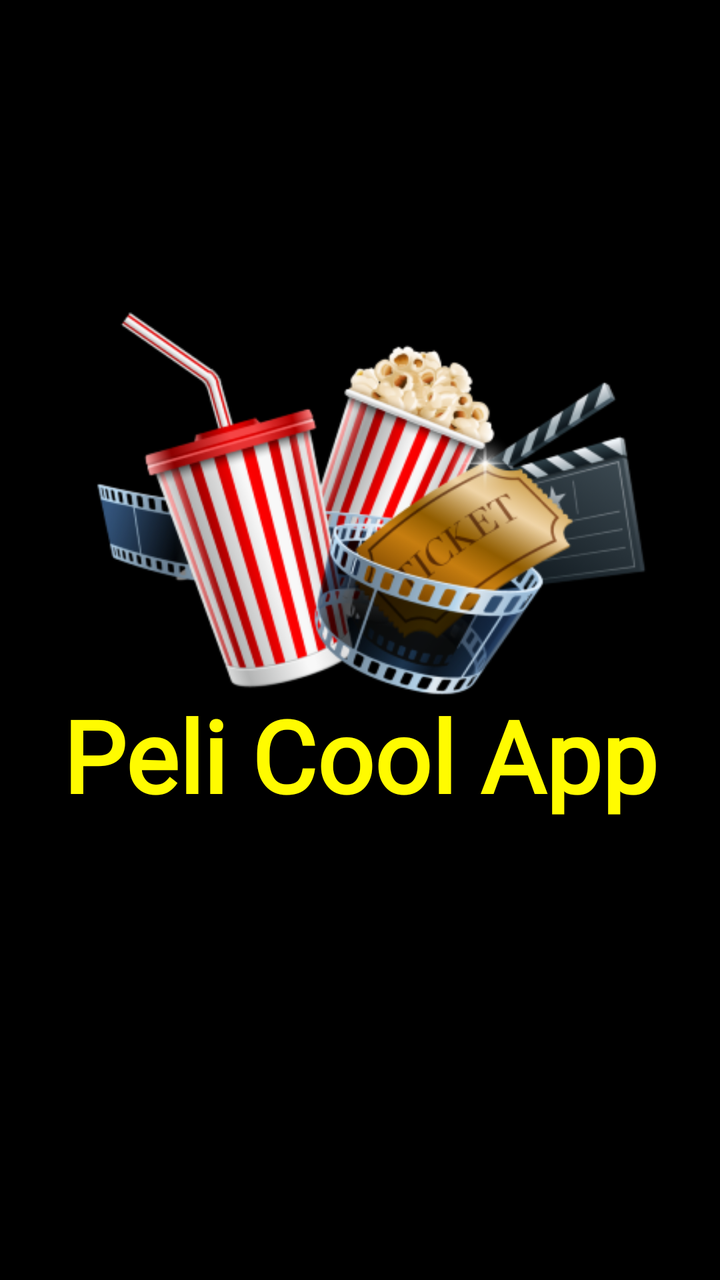
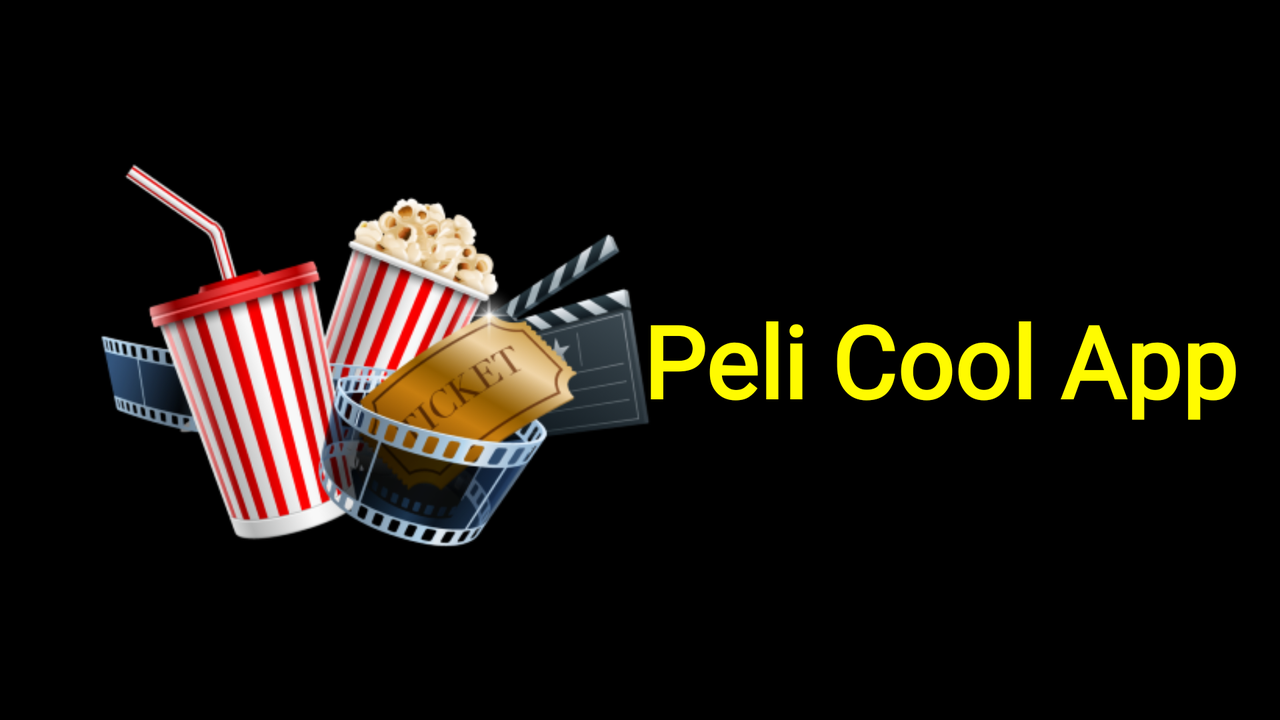

An Android layout and its configuration variant, each rendered on a device that would load it. The default file and the variant file are quoted in full after the pictures.
<!-- AndroidManifest.xml: activity theme SplashTheme -->
<!-- res/layout/activity_splash.xml -->
<?xml version="1.0" encoding="utf-8"?>
<androidx.constraintlayout.widget.ConstraintLayout xmlns:android="http://schemas.android.com/apk/res/android"
    xmlns:app="http://schemas.android.com/apk/res-auto"
    xmlns:tools="http://schemas.android.com/tools"
    android:layout_width="match_parent"
    android:layout_height="match_parent"
    android:background="@color/black"
    tools:context=".ui.splash.SplashActivity">

    <ImageView
        android:id="@+id/splash_screen_image"
        android:layout_width="300dp"
        android:layout_height="200dp"
        android:src="@drawable/logo_splash"
        app:layout_constraintBottom_toBottomOf="parent"
        app:layout_constraintHorizontal_bias="0.5"
        app:layout_constraintEnd_toEndOf="parent"
        app:layout_constraintStart_toStartOf="parent"
        app:layout_constraintTop_toTopOf="parent"
        app:layout_constraintVertical_bias="0.35"
        android:contentDescription="@string/logo_splash" />

    <TextView
        android:id="@+id/peli_cool_app"
        android:layout_width="wrap_content"
        android:layout_height="wrap_content"
        android:fontFamily="@font/poppins_regular"
        android:text="@string/peli_cool_app"
        android:textColor="@color/yellow"
        android:textSize="50sp"
        android:textStyle="bold"
        app:layout_constraintBottom_toBottomOf="parent"
        app:layout_constraintEnd_toEndOf="parent"
        app:layout_constraintStart_toStartOf="parent"
        app:layout_constraintTop_toTopOf="parent"
        app:layout_constraintVertical_bias="0.6" />


</androidx.constraintlayout.widget.ConstraintLayout>
<!-- resources referenced by this layout -->
<resources>
  <color name="black">#FF000000</color>
  <color name="yellow">#FFFB00</color>
  <!-- drawable logo_splash: png bitmap (drawable, 105416 bytes) -->
  <string name="logo_splash">Logo splash</string>
  <string name="peli_cool_app">Peli Cool App</string>
  <style name="SplashTheme" parent="Theme.AppCompat.NoActionBar">
          <item name="android:windowBackground">@drawable/gradient</item>
      </style>
</resources>
<!-- res/layout-land/activity_splash.xml (the repository's variant of the layout above) -->
<!-- drawn on the phone turned sideways -->
<?xml version="1.0" encoding="utf-8"?>
<androidx.constraintlayout.widget.ConstraintLayout xmlns:android="http://schemas.android.com/apk/res/android"
    xmlns:app="http://schemas.android.com/apk/res-auto"
    xmlns:tools="http://schemas.android.com/tools"
    android:layout_width="match_parent"
    android:layout_height="match_parent"
    android:background="@color/black"
    tools:context=".ui.splash.SplashActivity">

    <ImageView
        android:id="@+id/splash_screen_image"
        android:layout_width="300dp"
        android:layout_height="200dp"
        android:src="@drawable/logo_splash"
        android:layout_marginStart="@dimen/common_margin_middle"
        app:layout_constraintBottom_toBottomOf="parent"
        app:layout_constraintStart_toStartOf="parent"
        app:layout_constraintTop_toTopOf="parent"
        app:layout_constraintVertical_bias="0.5"

        android:contentDescription="@string/logo_splash" />

    <TextView
        android:id="@+id/peli_cool_app"
        android:layout_width="wrap_content"
        android:layout_height="wrap_content"
        android:fontFamily="@font/poppins_regular"
        android:layout_marginEnd="@dimen/common_margin_middle"
        android:text="@string/peli_cool_app"
        android:textColor="@color/yellow"
        android:textSize="50sp"
        android:textStyle="bold"
        app:layout_constraintBottom_toBottomOf="parent"
        app:layout_constraintEnd_toEndOf="parent"
        app:layout_constraintStart_toEndOf="@id/splash_screen_image"
        app:layout_constraintTop_toTopOf="parent"
        app:layout_constraintVertical_bias="0.5" />


</androidx.constraintlayout.widget.ConstraintLayout>
<!-- resources referenced by the variant -->
<!-- as the phone turned sideways resolves them -->
<resources>
  <color name="black">#FF000000</color>
  <color name="yellow">#FFFB00</color>
  <dimen name="common_margin_middle">32dp</dimen>
  <!-- drawable logo_splash: png bitmap (drawable, 105416 bytes) -->
  <string name="logo_splash">Logo splash</string>
  <string name="peli_cool_app">Peli Cool App</string>
  <style name="SplashTheme" parent="Theme.AppCompat.NoActionBar">
          <item name="android:windowBackground">@drawable/gradient</item>
      </style>
</resources>
